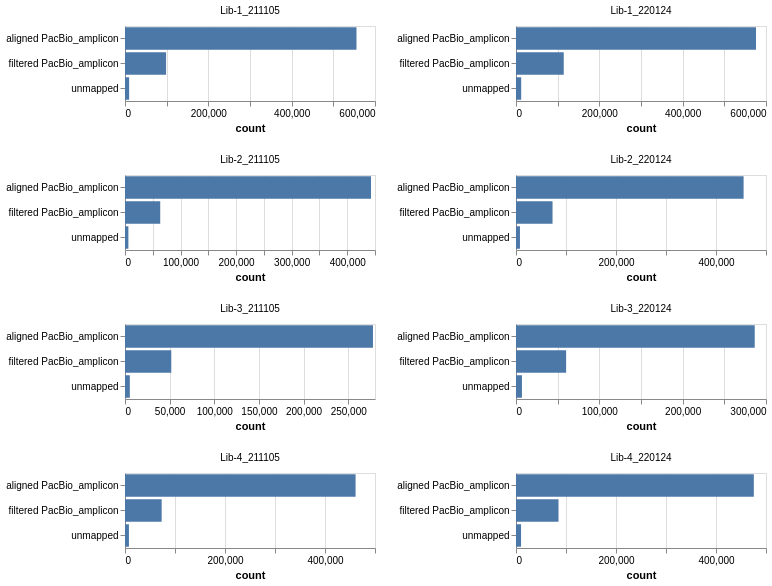

Vega-Lite specification stored for this chart:
### Vega-Lite specification from a JSON file in a GitHub repository (floating-point values rounded to 4 significant figures)
{"config": {"view": {"continuousWidth": 400, "continuousHeight": 300}}, "data": {"name": "data-58788e17be1d634c99dad882c0ef992a"}, "mark": "bar", "encoding": {"facet": {"columns": 2, "field": "pacbioRun", "title": null, "type": "nominal"}, "tooltip": [{"field": "category", "type": "nominal"}, {"field": "count", "type": "quantitative"}, {"field": "pacbioRun", "type": "nominal"}, {"field": "library", "type": "nominal"}], "x": {"field": "count", "type": "quantitative"}, "y": {"axis": {"title": null}, "field": "category", "type": "nominal"}}, "height": 75, "resolve": {"scale": {"x": "independent", "y": "independent"}}, "width": 250, "$schema": "https://vega.github.io/schema/vega-lite/v5.json", "datasets": {"data-58788e17be1d634c99dad882c0ef992a": [{"category": "aligned PacBio_amplicon", "count": 555551, "pacbioRun": "Lib-1_211105", "library": "Lib-1"}, {"category": "filtered PacBio_amplicon", "count": 98612, "pacbioRun": "Lib-1_211105", "library": "Lib-1"}, {"category": "unmapped", "count": 9945, "pacbioRun": "Lib-1_211105", "library": "Lib-1"}, {"category": "aligned PacBio_amplicon", "count": 277734, "pacbioRun": "Lib-3_211105", "library": "Lib-3"}, {"category": "filtered PacBio_amplicon", "count": 51835, "pacbioRun": "Lib-3_211105", "library": "Lib-3"}, {"category": "unmapped", "count": 5415, "pacbioRun": "Lib-3_211105", "library": "Lib-3"}, {"category": "aligned PacBio_amplicon", "count": 442826, "pacbioRun": "Lib-2_211105", "library": "Lib-2"}, {"category": "filtered PacBio_amplicon", "count": 63411, "pacbioRun": "Lib-2_211105", "library": "Lib-2"}, {"category": "unmapped", "count": 6108, "pacbioRun": "Lib-2_211105", "library": "Lib-2"}, {"category": "aligned PacBio_amplicon", "count": 461149, "pacbioRun": "Lib-4_211105", "library": "Lib-4"}, {"category": "filtered PacBio_amplicon", "count": 73321, "pacbioRun": "Lib-4_211105", "library": "Lib-4"}, {"category": "unmapped", "count": 7858, "pacbioRun": "Lib-4_211105", "library": "Lib-4"}, {"category": "aligned PacBio_amplicon", "count": 576055, "pacbioRun": "Lib-1_220124", "library": "Lib-1"}, {"category": "filtered PacBio_amplicon", "count": 114574, "pacbioRun": "Lib-1_220124", "library": "Lib-1"}, {"category": "unmapped", "count": 12434, "pacbioRun": "Lib-1_220124", "library": "Lib-1"}, {"category": "aligned PacBio_amplicon", "count": 286468, "pacbioRun": "Lib-3_220124", "library": "Lib-3"}, {"category": "filtered PacBio_amplicon", "count": 60157, "pacbioRun": "Lib-3_220124", "library": "Lib-3"}, {"category": "unmapped", "count": 7144, "pacbioRun": "Lib-3_220124", "library": "Lib-3"}, {"category": "aligned PacBio_amplicon", "count": 455196, "pacbioRun": "Lib-2_220124", "library": "Lib-2"}, {"category": "filtered PacBio_amplicon", "count": 73081, "pacbioRun": "Lib-2_220124", "library": "Lib-2"}, {"category": "unmapped", "count": 7931, "pacbioRun": "Lib-2_220124", "library": "Lib-2"}, {"category": "aligned PacBio_amplicon", "count": 475648, "pacbioRun": "Lib-4_220124", "library": "Lib-4"}, {"category": "filtered PacBio_amplicon", "count": 85015, "pacbioRun": "Lib-4_220124", "library": "Lib-4"}, {"category": "unmapped", "count": 10111, "pacbioRun": "Lib-4_220124", "library": "Lib-4"}]}}
